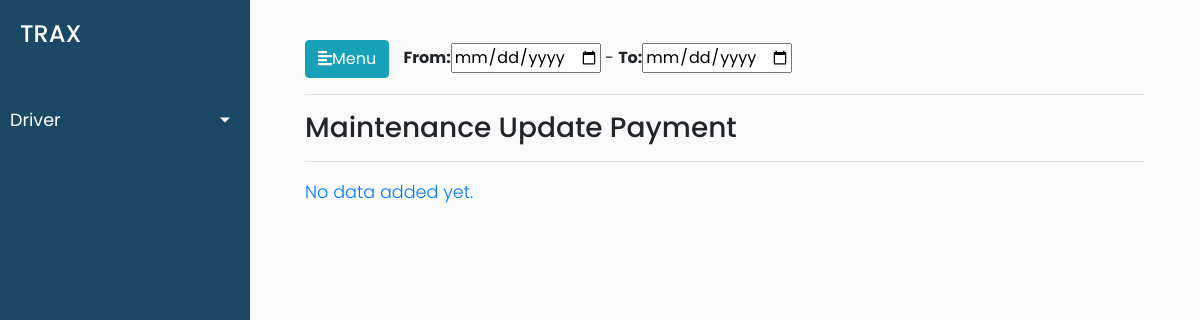
Before: /maintenance/maintenance_update_payment with the older database file.
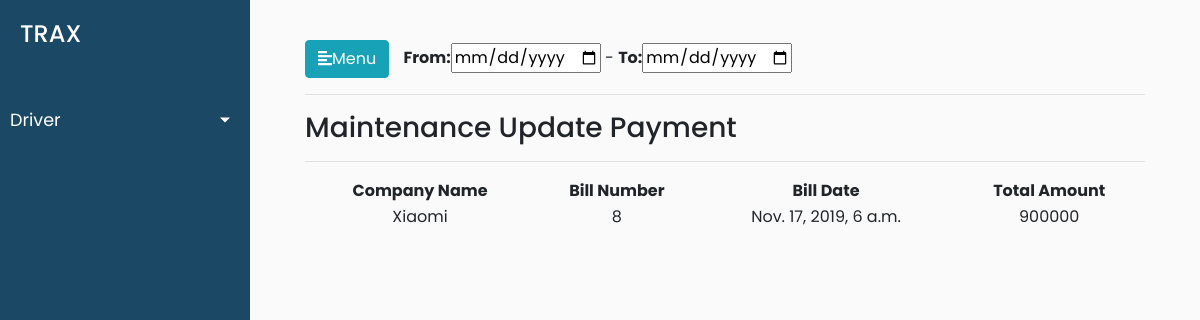
After: the same page with the newer database file.
### trax_vehicle_manager_data/models.py (models this page shows, shortened)
class Expenses(models.Model):
    expense_name = models.CharField(max_length=50)
    expense_id = models.PositiveSmallIntegerField()

class Maintenance(Expenses):
    YES = 'yes'
    NO = 'no'
    chalak_malak_choices = ((YES,'yes'),(NO,'no'))
    vehicle_number = models.PositiveIntegerField()
    vehicle_detail = models.CharField(max_length=50)
    bill_date = models.DateTimeField()
    vehicle_type = models.CharField(max_length=50)
    chalak_malal = models.CharField(choices=chalak_malak_choices,max_length=100)
    company_name = models.CharField(max_length=50)
    odometer_reading = models.PositiveIntegerField()
    bill_number = models.PositiveIntegerField()
    dealer_part_number = models.PositiveIntegerField()
    particular = models.CharField(max_length=50)
    particular_details = models.CharField(max_length=50)
    quantity = models.PositiveIntegerField()
    rate = models.PositiveIntegerField()
    amount = models.PositiveIntegerField()
    discount = models.PositiveIntegerField()
    tax = models.PositiveIntegerField()
    tds = models.PositiveIntegerField()
    labour_charge = models.PositiveIntegerField()
    total_amount = models.PositiveIntegerField()

### trax_vehicle_manager_data/views.py (the view)
# urls.py: path('maintenance/maintenance_update_payment',views.maintenance_update_payment,name='maintenance_update_payment'),
def maintenance_update_payment(request):
    maintenance_data_objects = Maintenance.objects.all()
    data = {'maintenance_data_objects':maintenance_data_objects}
    return render(request,'trax_vehicle_manager_data/maintenance_update_payment.html',data)

### trax_vehicle_manager_data/templates/trax_vehicle_manager_data/maintenance_update_payment.html (shortened to what this page needs)
{% extends 'trax_vehicle_manager_data/base.html' %}
{% load static %}
{% block stylesheets %}
<link rel="stylesheet" href="//cdn.datatables.net/1.10.19/css/jquery.dataTables.min.css">
{% endblock stylesheets %}
{% block content %}
<span><span id="date"><b>From:</b><input type="date"> - <b>To:</b><input type="date"></span> </span>
<hr>
<h3>Maintenance Update Payment</h3>
<hr>
<div>
{% if maintenance_data_objects %}
    <table id="test_table" class="display" style="width:100%">
        <thead>
            <tr>
                <th>Company Name</th>
                <th>Bill Number</th>
                <th>Bill Date</th>
                <th>Total Amount</th>
            </tr>
        </thead>
        <tbody>
        {% for maintenance_data in maintenance_data_objects %}
            <tr>
                <td>{{maintenance_data.company_name}}</td>
                <td>{{maintenance_data.bill_number}}</td>
                <td>{{maintenance_data.bill_date}}</td>
                <td>{{maintenance_data.total_amount}}</td>
            </tr>
        {% endfor %}
        </tbody>
    </table>
    {% else %}
    <p class="no-leads text-primary">No data added yet.</p>
    {% endif %}
</div>
{% endblock %}

Changed rows visible on the page:
added Maintenance: company_name "Xiaomi", bill_number "8", bill_date "Nov. 17, 2019, 6 a.m.", total_amount "900000"
Other visible differences:
text no longer shown: "No data added yet."
text now shown: "Company Name Bill Number Bill Date Total Amount"
